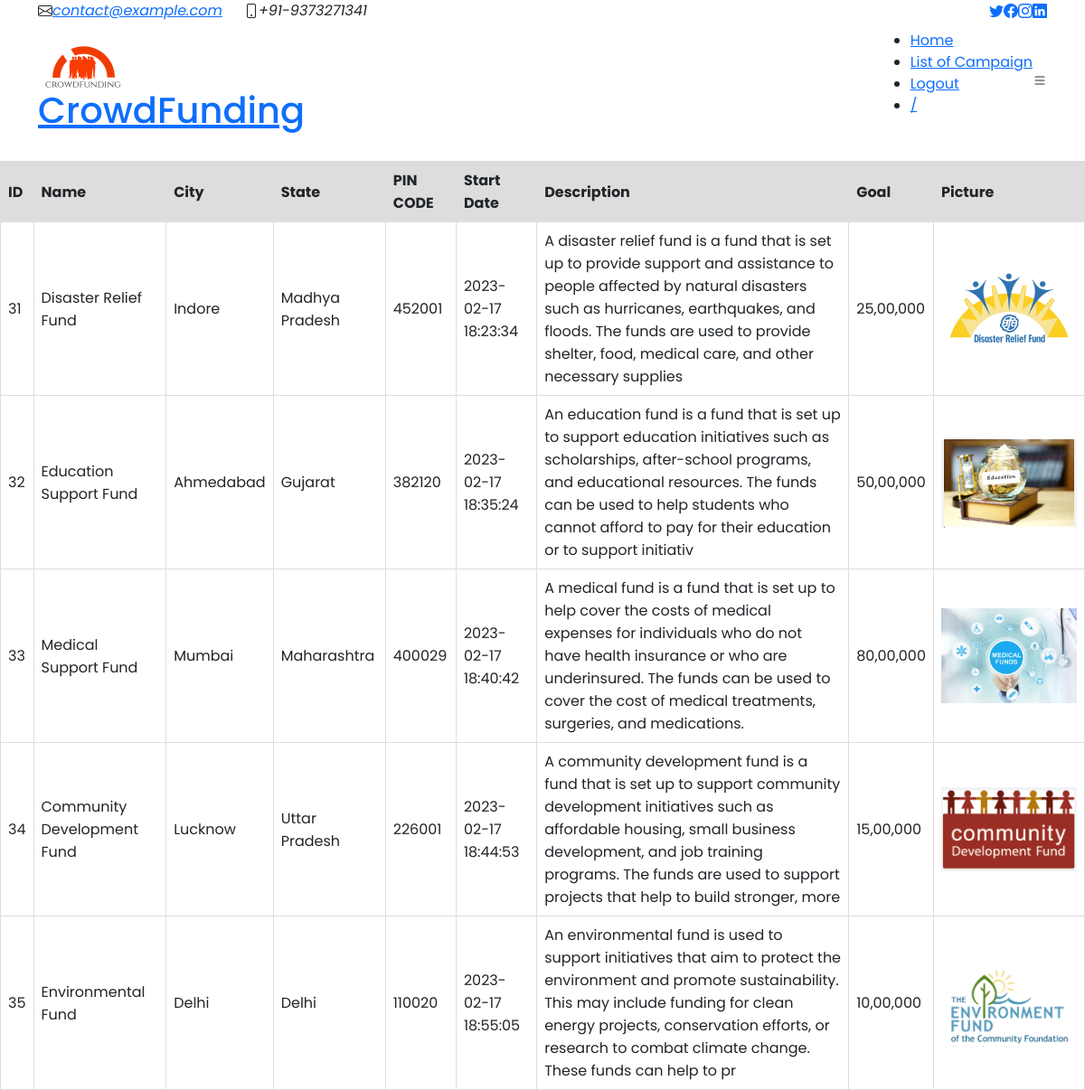
Screenshot of /admin_campaign-list1.php with the database file from the repository.
### tables this page shows
CREATE TABLE `campaigns` (
  `id` int(11) NOT NULL,
  `name` varchar(50) NOT NULL,
  `start_date` datetime NOT NULL DEFAULT current_timestamp(),
  `description` varchar(255) NOT NULL,
  `goal` varchar(255) NOT NULL,
  `picture` varchar(255) NOT NULL,
  `City` text NOT NULL,
  `States` text NOT NULL,
  `ZIP` int(11) NOT NULL,
  `Documents` varchar(250) NOT NULL
);

### admin_campaign-list1.php (the view, shortened to what this page needs)
<html>
<head>
  <head>
  <link href="assets/vendor/animate.css/animate.min.css" rel="stylesheet">
  <link href="assets/vendor/aos/aos.css" rel="stylesheet">
  <link href="assets/vendor/bootstrap/css/bootstrap.min.css" rel="stylesheet">
  <link href="assets/vendor/bootstrap-icons/bootstrap-icons.css" rel="stylesheet">
  <link href="assets/vendor/boxicons/css/boxicons.min.css" rel="stylesheet">
  <link href="assets/vendor/glightbox/css/glightbox.min.css" rel="stylesheet">
  <link href="assets/vendor/swiper/swiper-bundle.min.css" rel="stylesheet">
  <link href="assets/css/style.css" rel="stylesheet">
</head>
<body>
  <section id="topbar" class="d-flex align-items-center">
    <div class="container d-flex justify-content-center justify-content-md-between">
      <div class="contact-info d-flex align-items-center">
        <i class="bi bi-envelope d-flex align-items-center"><a href="mailto:contact@example.com">contact@example.com</a></i>
        <i class="bi bi-phone d-flex align-items-center ms-4"><span>+91-9373271341</span></i>
      </div>
      <div class="social-links d-none d-md-flex align-items-center">
        <a href="#" class="twitter"><i class="bi bi-twitter"></i></a>
        <a href="#" class="facebook"><i class="bi bi-facebook"></i></a>
        <a href="#" class="instagram"><i class="bi bi-instagram"></i></a>
        <a href="#" class="linkedin"><i class="bi bi-linkedin"></i></i></a>
      </div>
    </div>
  </section>
  <header id="header" class="d-flex align-items-center">
    <div class="container d-flex justify-content-between">
      <div class="logo">
        <img src="admin/assets/img/logo.png" alt="Logo" width="100" height="100" style="margin-bottom: -50px;">
        <br>
        <br>
        <h1 class="text-light"><a href="index.html">CrowdFunding</a></h1>
      </div>
      <nav id="navbar" class="navbar">
        <ul>
          <li><a href="admin_dash.php">Home</a></li>
          <li><a class="active" href="admin_campaign-list.php">List of Campaign</a></li>
          <li><a href="logout.php">Logout</a></li>
          <li><a href="#">/</a></li>
        </ul>
        <i class="bi bi-list mobile-nav-toggle"></i>
      </nav>
    </div>
  </header>
  <br>
</head>
<body>
<html>
<head>
</head>
<body>
<?php
$servername = "localhost";
$username = "root";
$password = "";
$dbname = "login";
$conn = new mysqli($servername, $username, $password, $dbname);
$sql = "SELECT id, name, city, States, ZIP, start_date, description, goal, picture  FROM campaigns";
$result = $conn->query($sql);
if ($result->num_rows > 0) {
    echo "<table>";
    echo "<tr>";
    echo "<th>ID</th>";
    echo "<th>Name</th>";
     echo "<th>City</th>";
      echo "<th>State</th>";
       echo "<th>PIN CODE</th>";
    echo "<th>Start Date</th>";
    echo "<th>Description</th>";
    echo "<th>Goal</th>";
    echo "<th>Picture</th>";
    echo "</tr>";
    while($row = $result->fetch_assoc()) {
        echo "<tr>";
        echo "<td>" . $row["id"]. "</td>";
        echo "<td>" . $row["name"]. "</td>";
          echo "<td>" . $row["city"]. "</td>";
            echo "<td>" . $row["States"]. "</td>";
             echo "<td>" . $row["ZIP"]. "</td>";
        echo "<td>" . $row["start_date"]. "</td>";
        echo "<td>" . $row["description"]. "</td>";
        echo "<td>" . $row["goal"]. "</td>";
        echo "<td><img src='" . $row["picture"] . "' class='campaign-picture'  style='text-align: center;
  margin: auto; max-width: auto;
  height: auto;'/></td>";
        echo "</tr>";
    }
    echo "</table>";
} else {
    echo "0 results";
}
?>
</body>
</html>

### style.css (style rules this page uses)
* { margin: 0; padding: 0; box-sizing: border-box; font-family: 'Poppins', sans-serif; }

### admin_campaign-list1.php (style rules this page uses)
table { font-family: arial, sans-serif; border-collapse: collapse; width: 100%; }
td, th { border: 1px solid #dddddd; text-align: left; padding: 8px; }
th { background-color: #dddddd; }
.campaign-picture { width: 150px; height: 150px; object-fit: cover; }

### rows the page displays
campaigns: id "31", name "Disaster Relief Fund", City "Indore", States "Madhya Pradesh", ZIP "452001", start_date "2023-02-17 18:23:34", description "A disaster relief fund is a fund that is set up to provide support and assistance to people affected by natural disasters such as hurricanes, earthquakes, and floods. The funds are used to provide shelter, food, medical care, and other necessary supplies", goal "25,00,000", picture (picture)
campaigns: id "32", name "Education Support Fund", City "Ahmedabad", States "Gujarat", ZIP "382120", start_date "2023-02-17 18:35:24", description "An education fund is a fund that is set up to support education initiatives such as scholarships, after-school programs, and educational resources. The funds can be used to help students who cannot afford to pay for their education or to support initiativ", goal "50,00,000", picture (picture)
campaigns: id "33", name "Medical Support Fund", City "Mumbai", States "Maharashtra", ZIP "400029", start_date "2023-02-17 18:40:42", description "A medical fund is a fund that is set up to help cover the costs of medical expenses for individuals who do not have health insurance or who are underinsured. The funds can be used to cover the cost of medical treatments, surgeries, and medications.", goal "80,00,000", picture (picture)
campaigns: id "34", name "Community Development Fund", City "Lucknow", States "Uttar Pradesh", ZIP "226001", start_date "2023-02-17 18:44:53", description "A community development fund is a fund that is set up to support community development initiatives such as affordable housing, small business development, and job training programs. The funds are used to support projects that help to build stronger, more", goal "15,00,000", picture (picture)
campaigns: id "35", name "Environmental Fund", City "Delhi", States "Delhi", ZIP "110020", start_date "2023-02-17 18:55:05", description "An environmental fund is used to support initiatives that aim to protect the environment and promote sustainability. This may include funding for clean energy projects, conservation efforts, or research to combat climate change. These funds can help to pr", goal "10,00,000", picture (picture)
